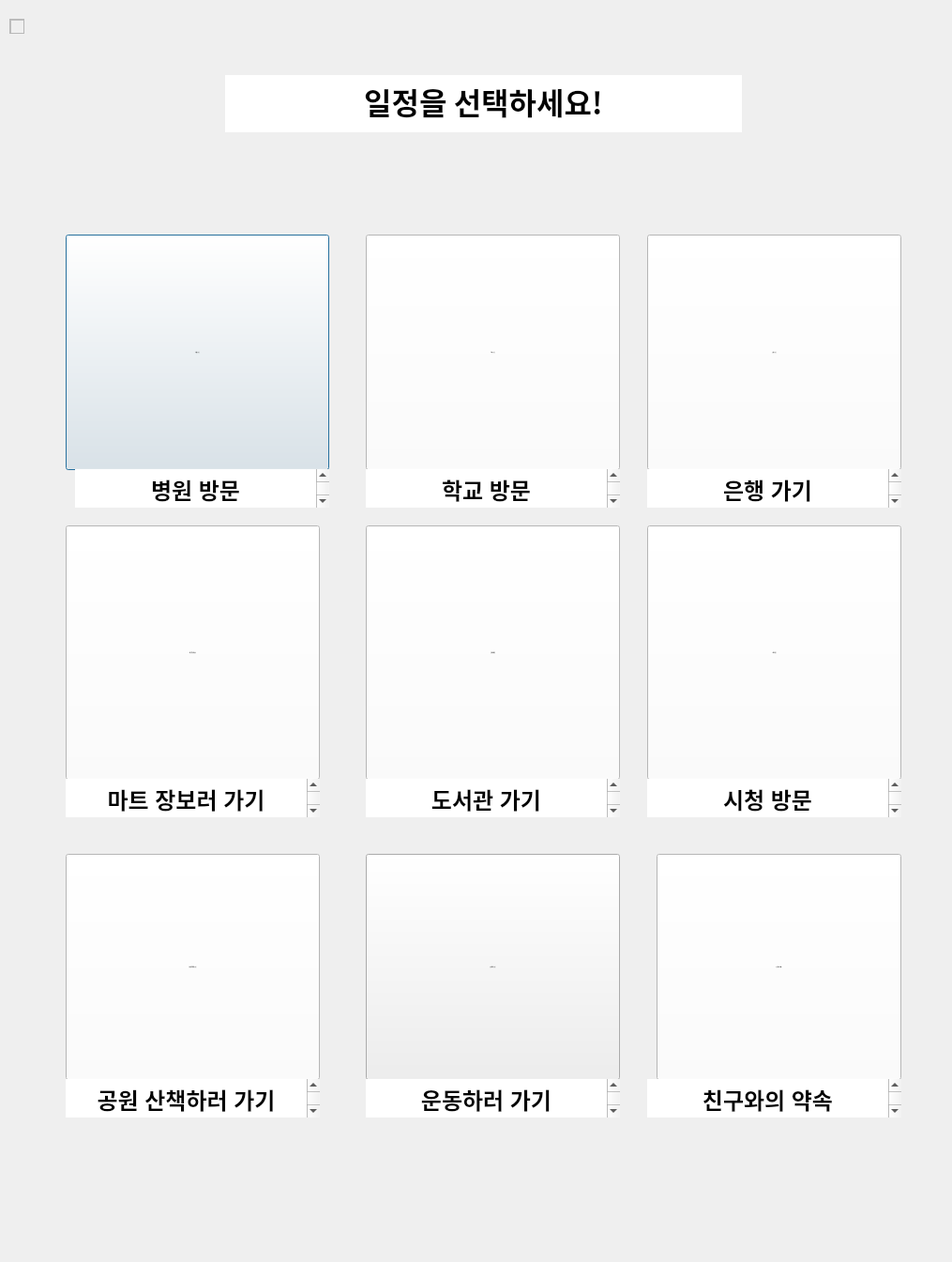
<?xml version="1.0" encoding="UTF-8"?>
<ui version="4.0">
 <class>Dialog</class>
 <widget class="QDialog" name="Dialog">
  <property name="geometry">
   <rect>
    <x>0</x>
    <y>0</y>
    <width>1015</width>
    <height>1345</height>
   </rect>
  </property>
  <property name="windowTitle">
   <string>Dialog</string>
  </property>
  <widget class="QPushButton" name="button1">
   <property name="geometry">
    <rect>
     <x>70</x>
     <y>250</y>
     <width>281</width>
     <height>251</height>
    </rect>
   </property>
   <property name="font">
    <font>
     <pointsize>1</pointsize>
    </font>
   </property>
   <property name="autoFillBackground">
    <bool>false</bool>
   </property>
   <property name="text">
    <string>병원 가기</string>
   </property>
   <property name="icon">
    <iconset>
     <normaloff>병원.jpg</normaloff>병원.jpg</iconset>
   </property>
   <property name="iconSize">
    <size>
     <width>300</width>
     <height>300</height>
    </size>
   </property>
  </widget>
  <widget class="QPushButton" name="button2">
   <property name="geometry">
    <rect>
     <x>390</x>
     <y>910</y>
     <width>271</width>
     <height>241</height>
    </rect>
   </property>
   <property name="font">
    <font>
     <pointsize>1</pointsize>
    </font>
   </property>
   <property name="text">
    <string>운동하러 가기</string>
   </property>
   <property name="icon">
    <iconset>
     <normaloff>운동하러가기.jpg</normaloff>운동하러가기.jpg</iconset>
   </property>
   <property name="iconSize">
    <size>
     <width>300</width>
     <height>275</height>
    </size>
   </property>
  </widget>
  <widget class="QPushButton" name="button3">
   <property name="geometry">
    <rect>
     <x>390</x>
     <y>250</y>
     <width>271</width>
     <height>251</height>
    </rect>
   </property>
   <property name="font">
    <font>
     <pointsize>1</pointsize>
    </font>
   </property>
   <property name="autoFillBackground">
    <bool>false</bool>
   </property>
   <property name="styleSheet">
    <string notr="true">background-color: rgb(255, 255, 255);</string>
   </property>
   <property name="text">
    <string>학교 가기</string>
   </property>
   <property name="icon">
    <iconset>
     <normaloff>학교가기.jpg</normaloff>학교가기.jpg</iconset>
   </property>
   <property name="iconSize">
    <size>
     <width>280</width>
     <height>350</height>
    </size>
   </property>
  </widget>
  <widget class="QTextEdit" name="textEdit">
   <property name="geometry">
    <rect>
     <x>10</x>
     <y>20</y>
     <width>16</width>
     <height>16</height>
    </rect>
   </property>
  </widget>
  <widget class="QPushButton" name="button4">
   <property name="geometry">
    <rect>
     <x>70</x>
     <y>910</y>
     <width>271</width>
     <height>241</height>
    </rect>
   </property>
   <property name="font">
    <font>
     <pointsize>1</pointsize>
    </font>
   </property>
   <property name="autoFillBackground">
    <bool>false</bool>
   </property>
   <property name="styleSheet">
    <string notr="true">background-color: rgb(255, 255, 255);</string>
   </property>
   <property name="text">
    <string>공원 산책하러 가기</string>
   </property>
   <property name="icon">
    <iconset>
     <normaloff>공원산책가기.PNG</normaloff>공원산책가기.PNG</iconset>
   </property>
   <property name="iconSize">
    <size>
     <width>350</width>
     <height>400</height>
    </size>
   </property>
  </widget>
  <widget class="QPushButton" name="button6">
   <property name="geometry">
    <rect>
     <x>70</x>
     <y>560</y>
     <width>271</width>
     <height>271</height>
    </rect>
   </property>
   <property name="font">
    <font>
     <pointsize>1</pointsize>
    </font>
   </property>
   <property name="autoFillBackground">
    <bool>false</bool>
   </property>
   <property name="styleSheet">
    <string notr="true">background-color: rgb(255, 255, 255);</string>
   </property>
   <property name="text">
    <string>마트 장 보러가기</string>
   </property>
   <property name="icon">
    <iconset>
     <normaloff>akmx.jpg</normaloff>akmx.jpg</iconset>
   </property>
   <property name="iconSize">
    <size>
     <width>330</width>
     <height>300</height>
    </size>
   </property>
  </widget>
  <widget class="QPushButton" name="button5">
   <property name="geometry">
    <rect>
     <x>700</x>
     <y>910</y>
     <width>261</width>
     <height>241</height>
    </rect>
   </property>
   <property name="font">
    <font>
     <pointsize>1</pointsize>
    </font>
   </property>
   <property name="autoFillBackground">
    <bool>false</bool>
   </property>
   <property name="styleSheet">
    <string notr="true">background-color: rgb(255, 255, 255);</string>
   </property>
   <property name="text">
    <string>친구와의 약속</string>
   </property>
   <property name="icon">
    <iconset>
     <normaloff>pngtree-2019-dinner-festival-friends-dinner-png-image_547279.jpg</normaloff>pngtree-2019-dinner-festival-friends-dinner-png-image_547279.jpg</iconset>
   </property>
   <property name="iconSize">
    <size>
     <width>300</width>
     <height>800</height>
    </size>
   </property>
  </widget>
  <widget class="QPushButton" name="button7">
   <property name="geometry">
    <rect>
     <x>690</x>
     <y>250</y>
     <width>271</width>
     <height>251</height>
    </rect>
   </property>
   <property name="font">
    <font>
     <pointsize>1</pointsize>
    </font>
   </property>
   <property name="autoFillBackground">
    <bool>false</bool>
   </property>
   <property name="styleSheet">
    <string notr="true">background-color: rgb(255, 255, 255);</string>
   </property>
   <property name="text">
    <string>은행 가기</string>
   </property>
   <property name="icon">
    <iconset>
     <normaloff>은행.jpg</normaloff>은행.jpg</iconset>
   </property>
   <property name="iconSize">
    <size>
     <width>300</width>
     <height>300</height>
    </size>
   </property>
  </widget>
  <widget class="QPushButton" name="button9">
   <property name="geometry">
    <rect>
     <x>690</x>
     <y>560</y>
     <width>271</width>
     <height>271</height>
    </rect>
   </property>
   <property name="font">
    <font>
     <pointsize>1</pointsize>
    </font>
   </property>
   <property name="autoFillBackground">
    <bool>false</bool>
   </property>
   <property name="styleSheet">
    <string notr="true">background-color: rgb(255, 255, 255);</string>
   </property>
   <property name="text">
    <string>시청 방문</string>
   </property>
   <property name="icon">
    <iconset>
     <normaloff>시청.PNG</normaloff>시청.PNG</iconset>
   </property>
   <property name="iconSize">
    <size>
     <width>280</width>
     <height>300</height>
    </size>
   </property>
  </widget>
  <widget class="QPushButton" name="button8">
   <property name="geometry">
    <rect>
     <x>390</x>
     <y>560</y>
     <width>271</width>
     <height>271</height>
    </rect>
   </property>
   <property name="font">
    <font>
     <pointsize>1</pointsize>
    </font>
   </property>
   <property name="styleSheet">
    <string notr="true">background-color: rgb(255, 255, 255);</string>
   </property>
   <property name="text">
    <string>도서관 방문</string>
   </property>
   <property name="icon">
    <iconset>
     <normaloff>도서관.PNG</normaloff>도서관.PNG</iconset>
   </property>
   <property name="iconSize">
    <size>
     <width>270</width>
     <height>600</height>
    </size>
   </property>
  </widget>
  <widget class="QTextBrowser" name="textBrowser">
   <property name="geometry">
    <rect>
     <x>80</x>
     <y>500</y>
     <width>271</width>
     <height>41</height>
    </rect>
   </property>
   <property name="font">
    <font>
     <weight>1</weight>
     <italic>false</italic>
     <bold>false</bold>
    </font>
   </property>
   <property name="styleSheet">
    <string notr="true">font: 12 &quot;굴림체&quot;;</string>
   </property>
   <property name="frameShape">
    <enum>QFrame::NoFrame</enum>
   </property>
   <property name="html">
    <string>&lt;!DOCTYPE HTML PUBLIC &quot;-//W3C//DTD HTML 4.0//EN&quot; &quot;http://www.w3.org/TR/REC-html40/strict.dtd&quot;&gt;
&lt;html&gt;&lt;head&gt;&lt;meta name=&quot;qrichtext&quot; content=&quot;1&quot; /&gt;&lt;style type=&quot;text/css&quot;&gt;
p, li { white-space: pre-wrap; }
&lt;/style&gt;&lt;/head&gt;&lt;body style=&quot; font-family:'Gulim'; font-size:9pt; font-weight:8; font-style:normal;&quot;&gt;
&lt;p align=&quot;center&quot; style=&quot; margin-top:0px; margin-bottom:0px; margin-left:0px; margin-right:0px; -qt-block-indent:0; text-indent:0px;&quot;&gt;&lt;span style=&quot; font-family:'맑은 고딕'; font-size:18pt; font-weight:600;&quot;&gt;병원 방문&lt;/span&gt;&lt;/p&gt;&lt;/body&gt;&lt;/html&gt;</string>
   </property>
  </widget>
  <widget class="QTextBrowser" name="textBrowser_2">
   <property name="geometry">
    <rect>
     <x>390</x>
     <y>500</y>
     <width>271</width>
     <height>41</height>
    </rect>
   </property>
   <property name="styleSheet">
    <string notr="true">font: 12 &quot;굴림체&quot;;</string>
   </property>
   <property name="frameShape">
    <enum>QFrame::NoFrame</enum>
   </property>
   <property name="html">
    <string>&lt;!DOCTYPE HTML PUBLIC &quot;-//W3C//DTD HTML 4.0//EN&quot; &quot;http://www.w3.org/TR/REC-html40/strict.dtd&quot;&gt;
&lt;html&gt;&lt;head&gt;&lt;meta name=&quot;qrichtext&quot; content=&quot;1&quot; /&gt;&lt;style type=&quot;text/css&quot;&gt;
p, li { white-space: pre-wrap; }
&lt;/style&gt;&lt;/head&gt;&lt;body style=&quot; font-family:'Gulim'; font-size:9pt; font-weight:8; font-style:normal;&quot;&gt;
&lt;p align=&quot;center&quot; style=&quot; margin-top:0px; margin-bottom:0px; margin-left:0px; margin-right:0px; -qt-block-indent:0; text-indent:0px;&quot;&gt;&lt;span style=&quot; font-family:'맑은 고딕'; font-size:18pt; font-weight:600;&quot;&gt;학교 방문&lt;/span&gt;&lt;/p&gt;&lt;/body&gt;&lt;/html&gt;</string>
   </property>
  </widget>
  <widget class="QTextBrowser" name="textBrowser_3">
   <property name="geometry">
    <rect>
     <x>690</x>
     <y>500</y>
     <width>271</width>
     <height>41</height>
    </rect>
   </property>
   <property name="styleSheet">
    <string notr="true">font: 12 &quot;굴림체&quot;;</string>
   </property>
   <property name="frameShape">
    <enum>QFrame::NoFrame</enum>
   </property>
   <property name="html">
    <string>&lt;!DOCTYPE HTML PUBLIC &quot;-//W3C//DTD HTML 4.0//EN&quot; &quot;http://www.w3.org/TR/REC-html40/strict.dtd&quot;&gt;
&lt;html&gt;&lt;head&gt;&lt;meta name=&quot;qrichtext&quot; content=&quot;1&quot; /&gt;&lt;style type=&quot;text/css&quot;&gt;
p, li { white-space: pre-wrap; }
&lt;/style&gt;&lt;/head&gt;&lt;body style=&quot; font-family:'Gulim'; font-size:9pt; font-weight:8; font-style:normal;&quot;&gt;
&lt;p align=&quot;center&quot; style=&quot; margin-top:0px; margin-bottom:0px; margin-left:0px; margin-right:0px; -qt-block-indent:0; text-indent:0px;&quot;&gt;&lt;span style=&quot; font-family:'맑은 고딕'; font-size:18pt; font-weight:600;&quot;&gt;은행 가기&lt;/span&gt;&lt;/p&gt;&lt;/body&gt;&lt;/html&gt;</string>
   </property>
  </widget>
  <widget class="QTextBrowser" name="textBrowser_4">
   <property name="geometry">
    <rect>
     <x>70</x>
     <y>830</y>
     <width>271</width>
     <height>41</height>
    </rect>
   </property>
   <property name="styleSheet">
    <string notr="true">font: 12 &quot;굴림체&quot;;</string>
   </property>
   <property name="frameShape">
    <enum>QFrame::NoFrame</enum>
   </property>
   <property name="html">
    <string>&lt;!DOCTYPE HTML PUBLIC &quot;-//W3C//DTD HTML 4.0//EN&quot; &quot;http://www.w3.org/TR/REC-html40/strict.dtd&quot;&gt;
&lt;html&gt;&lt;head&gt;&lt;meta name=&quot;qrichtext&quot; content=&quot;1&quot; /&gt;&lt;style type=&quot;text/css&quot;&gt;
p, li { white-space: pre-wrap; }
&lt;/style&gt;&lt;/head&gt;&lt;body style=&quot; font-family:'Gulim'; font-size:9pt; font-weight:8; font-style:normal;&quot;&gt;
&lt;p align=&quot;center&quot; style=&quot; margin-top:0px; margin-bottom:0px; margin-left:0px; margin-right:0px; -qt-block-indent:0; text-indent:0px;&quot;&gt;&lt;span style=&quot; font-family:'맑은 고딕'; font-size:18pt; font-weight:600;&quot;&gt;마트 장보러 가기&lt;/span&gt;&lt;/p&gt;&lt;/body&gt;&lt;/html&gt;</string>
   </property>
  </widget>
  <widget class="QTextBrowser" name="textBrowser_5">
   <property name="geometry">
    <rect>
     <x>390</x>
     <y>830</y>
     <width>271</width>
     <height>41</height>
    </rect>
   </property>
   <property name="styleSheet">
    <string notr="true">font: 12 &quot;굴림체&quot;;</string>
   </property>
   <property name="frameShape">
    <enum>QFrame::NoFrame</enum>
   </property>
   <property name="html">
    <string>&lt;!DOCTYPE HTML PUBLIC &quot;-//W3C//DTD HTML 4.0//EN&quot; &quot;http://www.w3.org/TR/REC-html40/strict.dtd&quot;&gt;
&lt;html&gt;&lt;head&gt;&lt;meta name=&quot;qrichtext&quot; content=&quot;1&quot; /&gt;&lt;style type=&quot;text/css&quot;&gt;
p, li { white-space: pre-wrap; }
&lt;/style&gt;&lt;/head&gt;&lt;body style=&quot; font-family:'Gulim'; font-size:9pt; font-weight:8; font-style:normal;&quot;&gt;
&lt;p align=&quot;center&quot; style=&quot; margin-top:0px; margin-bottom:0px; margin-left:0px; margin-right:0px; -qt-block-indent:0; text-indent:0px;&quot;&gt;&lt;span style=&quot; font-family:'맑은 고딕'; font-size:18pt; font-weight:600;&quot;&gt;도서관 가기&lt;/span&gt;&lt;/p&gt;&lt;/body&gt;&lt;/html&gt;</string>
   </property>
  </widget>
  <widget class="QTextBrowser" name="textBrowser_6">
   <property name="geometry">
    <rect>
     <x>690</x>
     <y>830</y>
     <width>271</width>
     <height>41</height>
    </rect>
   </property>
   <property name="styleSheet">
    <string notr="true">font: 12 &quot;굴림체&quot;;</string>
   </property>
   <property name="frameShape">
    <enum>QFrame::NoFrame</enum>
   </property>
   <property name="html">
    <string>&lt;!DOCTYPE HTML PUBLIC &quot;-//W3C//DTD HTML 4.0//EN&quot; &quot;http://www.w3.org/TR/REC-html40/strict.dtd&quot;&gt;
&lt;html&gt;&lt;head&gt;&lt;meta name=&quot;qrichtext&quot; content=&quot;1&quot; /&gt;&lt;style type=&quot;text/css&quot;&gt;
p, li { white-space: pre-wrap; }
&lt;/style&gt;&lt;/head&gt;&lt;body style=&quot; font-family:'Gulim'; font-size:9pt; font-weight:8; font-style:normal;&quot;&gt;
&lt;p align=&quot;center&quot; style=&quot; margin-top:0px; margin-bottom:0px; margin-left:0px; margin-right:0px; -qt-block-indent:0; text-indent:0px;&quot;&gt;&lt;span style=&quot; font-family:'맑은 고딕'; font-size:18pt; font-weight:600;&quot;&gt;시청 방문&lt;/span&gt;&lt;/p&gt;&lt;/body&gt;&lt;/html&gt;</string>
   </property>
  </widget>
  <widget class="QTextBrowser" name="textBrowser_7">
   <property name="geometry">
    <rect>
     <x>70</x>
     <y>1150</y>
     <width>271</width>
     <height>41</height>
    </rect>
   </property>
   <property name="styleSheet">
    <string notr="true">font: 12 &quot;굴림체&quot;;</string>
   </property>
   <property name="frameShape">
    <enum>QFrame::NoFrame</enum>
   </property>
   <property name="html">
    <string>&lt;!DOCTYPE HTML PUBLIC &quot;-//W3C//DTD HTML 4.0//EN&quot; &quot;http://www.w3.org/TR/REC-html40/strict.dtd&quot;&gt;
&lt;html&gt;&lt;head&gt;&lt;meta name=&quot;qrichtext&quot; content=&quot;1&quot; /&gt;&lt;style type=&quot;text/css&quot;&gt;
p, li { white-space: pre-wrap; }
&lt;/style&gt;&lt;/head&gt;&lt;body style=&quot; font-family:'Gulim'; font-size:9pt; font-weight:8; font-style:normal;&quot;&gt;
&lt;p align=&quot;center&quot; style=&quot; margin-top:0px; margin-bottom:0px; margin-left:0px; margin-right:0px; -qt-block-indent:0; text-indent:0px;&quot;&gt;&lt;span style=&quot; font-family:'맑은 고딕'; font-size:18pt; font-weight:600;&quot;&gt;공원 산책하러 가기&lt;/span&gt;&lt;/p&gt;&lt;/body&gt;&lt;/html&gt;</string>
   </property>
  </widget>
  <widget class="QTextBrowser" name="textBrowser_8">
   <property name="geometry">
    <rect>
     <x>390</x>
     <y>1150</y>
     <width>271</width>
     <height>41</height>
    </rect>
   </property>
   <property name="styleSheet">
    <string notr="true">font: 12 &quot;굴림체&quot;;</string>
   </property>
   <property name="frameShape">
    <enum>QFrame::NoFrame</enum>
   </property>
   <property name="html">
    <string>&lt;!DOCTYPE HTML PUBLIC &quot;-//W3C//DTD HTML 4.0//EN&quot; &quot;http://www.w3.org/TR/REC-html40/strict.dtd&quot;&gt;
&lt;html&gt;&lt;head&gt;&lt;meta name=&quot;qrichtext&quot; content=&quot;1&quot; /&gt;&lt;style type=&quot;text/css&quot;&gt;
p, li { white-space: pre-wrap; }
&lt;/style&gt;&lt;/head&gt;&lt;body style=&quot; font-family:'Gulim'; font-size:9pt; font-weight:8; font-style:normal;&quot;&gt;
&lt;p align=&quot;center&quot; style=&quot; margin-top:0px; margin-bottom:0px; margin-left:0px; margin-right:0px; -qt-block-indent:0; text-indent:0px;&quot;&gt;&lt;span style=&quot; font-family:'맑은 고딕'; font-size:18pt; font-weight:600;&quot;&gt;운동하러 가기&lt;/span&gt;&lt;/p&gt;&lt;/body&gt;&lt;/html&gt;</string>
   </property>
  </widget>
  <widget class="QTextBrowser" name="textBrowser_9">
   <property name="geometry">
    <rect>
     <x>690</x>
     <y>1150</y>
     <width>271</width>
     <height>41</height>
    </rect>
   </property>
   <property name="styleSheet">
    <string notr="true">font: 12 &quot;굴림체&quot;;</string>
   </property>
   <property name="frameShape">
    <enum>QFrame::NoFrame</enum>
   </property>
   <property name="html">
    <string>&lt;!DOCTYPE HTML PUBLIC &quot;-//W3C//DTD HTML 4.0//EN&quot; &quot;http://www.w3.org/TR/REC-html40/strict.dtd&quot;&gt;
&lt;html&gt;&lt;head&gt;&lt;meta name=&quot;qrichtext&quot; content=&quot;1&quot; /&gt;&lt;style type=&quot;text/css&quot;&gt;
p, li { white-space: pre-wrap; }
&lt;/style&gt;&lt;/head&gt;&lt;body style=&quot; font-family:'Gulim'; font-size:9pt; font-weight:8; font-style:normal;&quot;&gt;
&lt;p align=&quot;center&quot; style=&quot; margin-top:0px; margin-bottom:0px; margin-left:0px; margin-right:0px; -qt-block-indent:0; text-indent:0px;&quot;&gt;&lt;span style=&quot; font-family:'맑은 고딕'; font-size:18pt; font-weight:600;&quot;&gt;친구와의 약속&lt;/span&gt;&lt;/p&gt;&lt;/body&gt;&lt;/html&gt;</string>
   </property>
  </widget>
  <widget class="QTextBrowser" name="textBrowser_10">
   <property name="geometry">
    <rect>
     <x>240</x>
     <y>80</y>
     <width>551</width>
     <height>61</height>
    </rect>
   </property>
   <property name="font">
    <font>
     <family>맑은 고딕</family>
     <pointsize>19</pointsize>
    </font>
   </property>
   <property name="styleSheet">
    <string notr="true"/>
   </property>
   <property name="frameShape">
    <enum>QFrame::NoFrame</enum>
   </property>
   <property name="html">
    <string>&lt;!DOCTYPE HTML PUBLIC &quot;-//W3C//DTD HTML 4.0//EN&quot; &quot;http://www.w3.org/TR/REC-html40/strict.dtd&quot;&gt;
&lt;html&gt;&lt;head&gt;&lt;meta name=&quot;qrichtext&quot; content=&quot;1&quot; /&gt;&lt;style type=&quot;text/css&quot;&gt;
p, li { white-space: pre-wrap; }
&lt;/style&gt;&lt;/head&gt;&lt;body style=&quot; font-family:'맑은 고딕'; font-size:19pt; font-weight:400; font-style:normal;&quot;&gt;
&lt;p align=&quot;center&quot; style=&quot; margin-top:0px; margin-bottom:0px; margin-left:0px; margin-right:0px; -qt-block-indent:0; text-indent:0px;&quot;&gt;&lt;span style=&quot; font-size:24pt; font-weight:600;&quot;&gt;일정을 선택하세요!&lt;/span&gt;&lt;/p&gt;&lt;/body&gt;&lt;/html&gt;</string>
   </property>
  </widget>
 </widget>
 <resources/>
 <connections/>
</ui>
